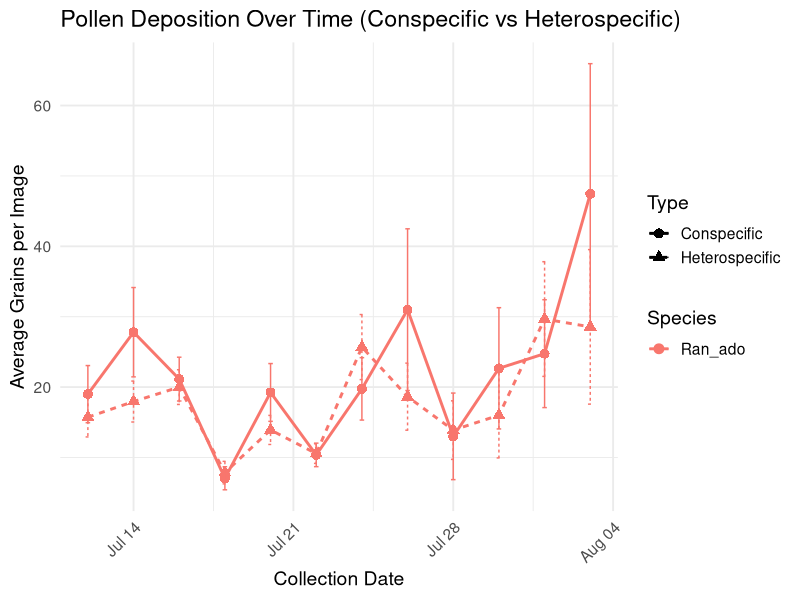
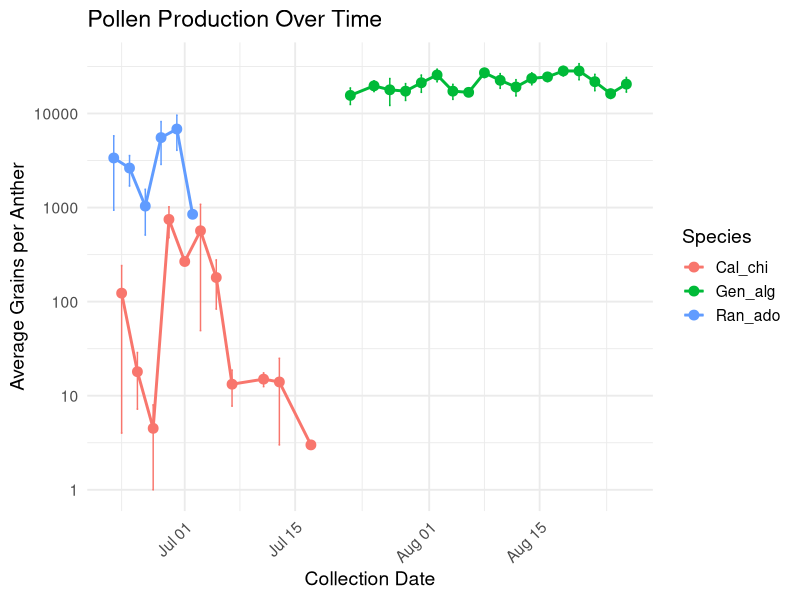

Generate these figures, in order, with R:
library(ggplot2)
library(dplyr)
library(readr)

# 1. Plot Pollen Deposition
if (file.exists("pollen_deposition_aggregated.csv")) {
  dep_data <- read_csv("pollen_deposition_aggregated.csv", show_col_types = FALSE)
  
  # Convert to proper Date format
  dep_data$Collection_Date <- as.Date(dep_data$Collection_Date)
  
  # Reshape data to plot Conspecific and Heterospecific easily if needed, 
  # or plot them as separate lines. Here we do it manually or via reshaping.
  library(tidyr)
  dep_long <- dep_data %>% 
    select(Collection_Date, Species, Conspecific_Avg, Conspecific_SE, Heterospecific_Avg, Heterospecific_SE) %>%
    pivot_longer(
      cols = c(Conspecific_Avg, Heterospecific_Avg, Conspecific_SE, Heterospecific_SE),
      names_to = c("Type", ".value"),
      names_pattern = "(.*)_(.*)"
    )
  
  p1 <- ggplot(dep_long, aes(x = Collection_Date, y = Avg, color = Species, linetype = Type, shape = Type)) +
    geom_point(size = 3) +
    geom_line(linewidth = 1) +
    geom_errorbar(aes(ymin = Avg - SE, ymax = Avg + SE), width = 0.2) +
    labs(
      title = "Pollen Deposition Over Time (Conspecific vs Heterospecific)",
      x = "Collection Date",
      y = "Average Grains per Image"
    ) +
    theme_minimal(base_size = 14) +
    theme(legend.position = "right",
          axis.text.x = element_text(angle = 45, hjust = 1))
  
  ggsave("pollen_deposition_timeline_R.png", p1, width = 10, height = 6, dpi = 300)
  print("Saved pollen_deposition_timeline_R.png")
}

# 2. Plot Pollen Production
if (file.exists("pollen_production_aggregated.csv")) {
  prod_data <- read_csv("pollen_production_aggregated.csv", show_col_types = FALSE)
  
  prod_data$Collection_Date <- as.Date(prod_data$Collection_Date)
  
  p2 <- ggplot(prod_data, aes(x = Collection_Date, y = Average_Detections, color = Species)) +
    geom_point(size = 3) +
    geom_line(linewidth = 1) +
    geom_errorbar(aes(ymin = Average_Detections - Standard_Error, ymax = Average_Detections + Standard_Error), width = 0.2) +
    labs(
      title = "Pollen Production Over Time",
      x = "Collection Date",
      y = "Average Grains per Anther"
    ) +
    scale_y_log10() +
    theme_minimal(base_size = 14) +
    theme(legend.position = "right",
          axis.text.x = element_text(angle = 45, hjust = 1))
  
  ggsave("pollen_production_timeline_R.png", p2, width = 10, height = 6, dpi = 300)
  print("Saved pollen_production_timeline_R.png")
}
